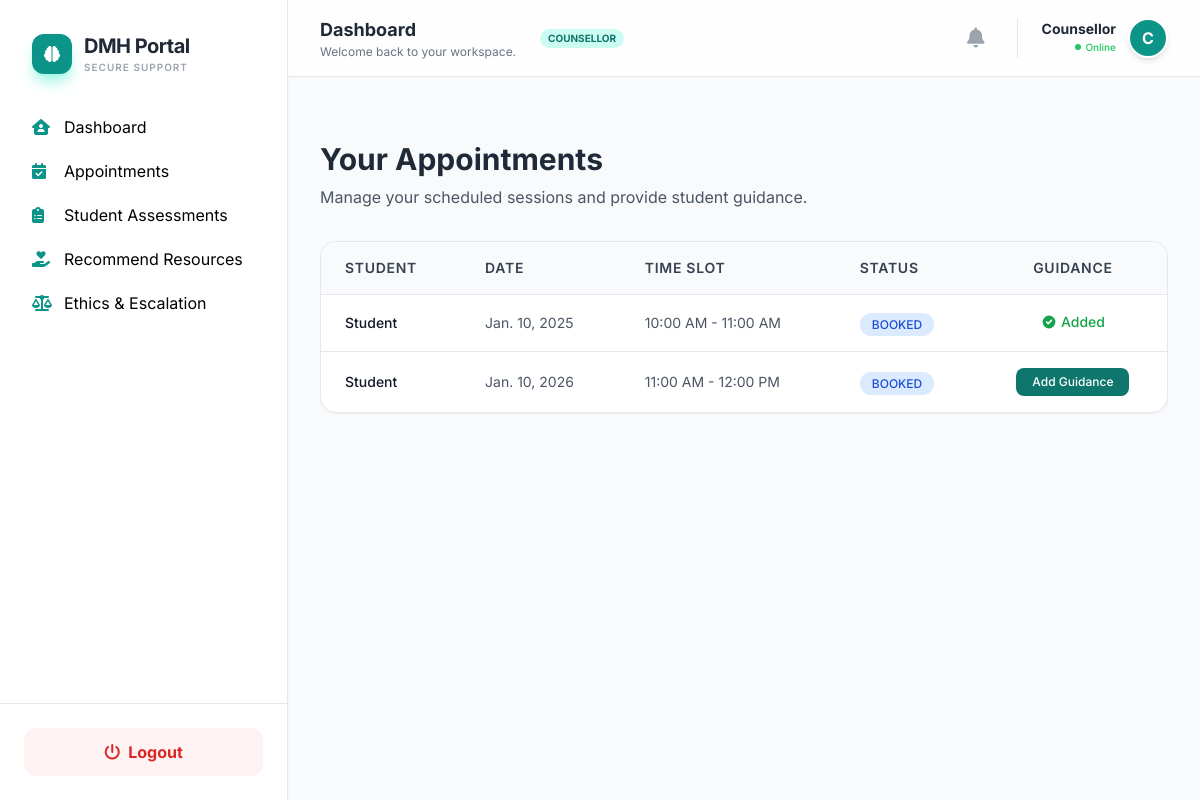
Before: /appointments/counsellor/ (signed in) with the older database file.
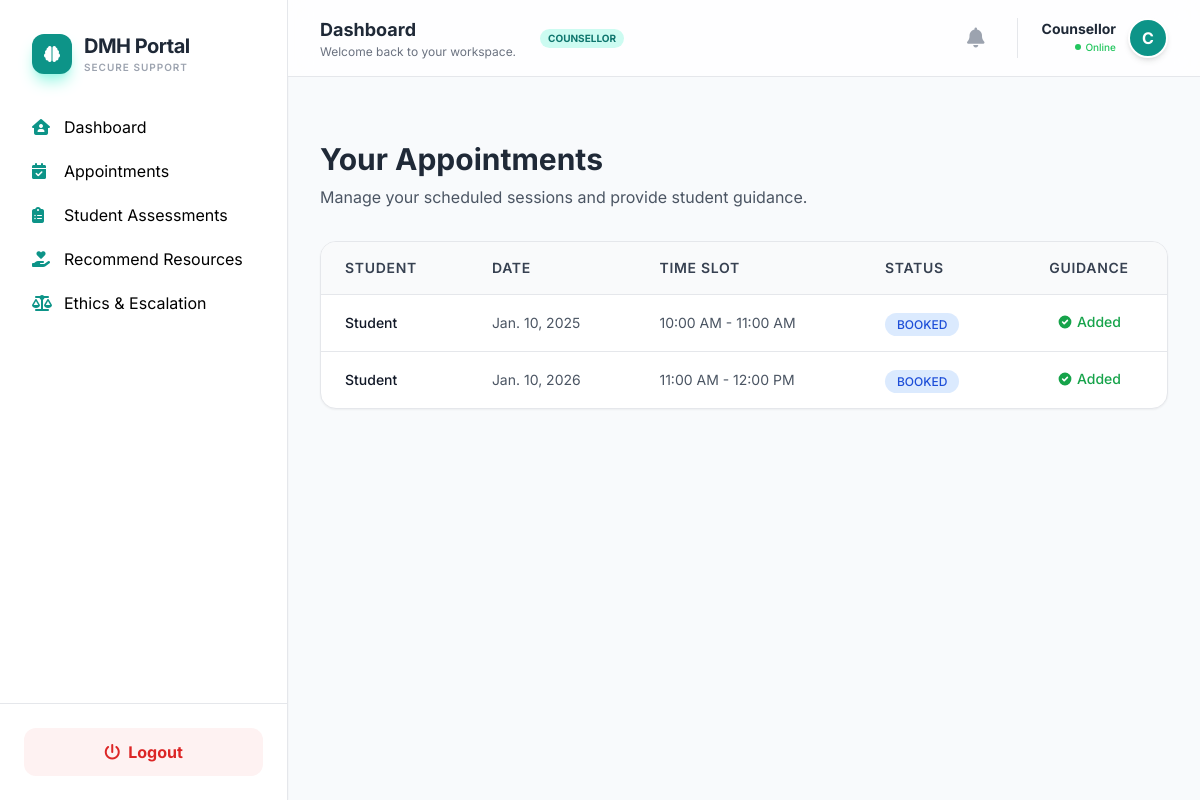
After: the same page with the newer database file.
### appointments/models.py (models this page shows, shortened)
class Appointment(models.Model):
    STATUS_CHOICES = (
        ('BOOKED', 'Booked'),
        ('COMPLETED', 'Completed'),
    )
    student = models.ForeignKey(
        settings.AUTH_USER_MODEL,
        on_delete=models.CASCADE,
        related_name='appointments'
    )
    counsellor = models.ForeignKey(
        settings.AUTH_USER_MODEL,
        on_delete=models.CASCADE,
        related_name='counsellor_appointments'
    )
    date = models.DateField()
    time_slot = models.CharField(max_length=50)
    status = models.CharField(max_length=20, choices=STATUS_CHOICES, default='BOOKED')
    guidance_message = models.TextField(blank=True)
    created_at = models.DateTimeField(auto_now_add=True)

### accounts/models.py (models this page shows, shortened)
class User(AbstractUser):
    ROLE_CHOICES = (
        ('student', 'Student'),
        ('counsellor', 'Counsellor'),
        ('peer', 'Peer Volunteer'),
        ('admin', 'Admin'),
    )
    role = models.CharField(max_length=20, choices=ROLE_CHOICES, default='student')
    anonymous_id = models.UUIDField(default=uuid.uuid4, editable=False)
    is_approved = models.BooleanField(default=False)
    login_count = models.PositiveIntegerField(default=0) # Track login counts

### appointments/views.py (the view)
# urls.py: path('counsellor/', counsellor_appointments, name='counsellor_appointments'),
@login_required
def counsellor_appointments(request):
    if request.user.role != 'counsellor':
        return redirect('home')
    appointments = Appointment.objects.filter(counsellor=request.user)
    return render(request, 'appointments/counsellor_list.html', {
        'appointments': appointments
    })

### dashboard/context_processors.py (called while the page is built)
def notification_context(request):
    if request.user.is_authenticated:
        notifications = Notification.objects.filter(user=request.user).order_by('-created_at')[:5]
        unread_count = Notification.objects.filter(user=request.user, is_read=False).count()
        return {
            'nav_notifications': notifications,
            'unread_notif_count': unread_count
        }
    return {}

### templates/appointments/counsellor_list.html (shortened to what this page needs)
{% extends "base2.html" %}
{% block content %}
<div class="max-w-7xl mx-auto py-8">
    <div class="mb-8">
        <h1 class="text-3xl font-bold text-gray-800">Your Appointments</h1>
        <p class="text-gray-600 mt-2">Manage your scheduled sessions and provide student guidance.</p>
    </div>
    <div class="bg-white rounded-2xl border border-gray-200 shadow-sm overflow-hidden">
        <table class="w-full text-left border-collapse">
            <thead class="bg-gray-50 border-b border-gray-200">
                <tr>
                    <th class="px-6 py-4 text-sm font-semibold text-gray-700 uppercase tracking-wider">Student</th>
                    <th class="px-6 py-4 text-sm font-semibold text-gray-700 uppercase tracking-wider">Date</th>
                    <th class="px-6 py-4 text-sm font-semibold text-gray-700 uppercase tracking-wider">Time Slot</th>
                    <th class="px-6 py-4 text-sm font-semibold text-gray-700 uppercase tracking-wider">Status</th>
                    <th class="px-6 py-4 text-sm font-semibold text-gray-700 uppercase tracking-wider text-center">Guidance</th>
                </tr>
            </thead>
            <tbody class="divide-y divide-gray-200">
                {% for a in appointments %}
                <tr class="hover:bg-gray-50 transition-colors">
                    <td class="px-6 py-4 text-sm font-medium text-gray-900">{{ a.student.username }}</td>
                    <td class="px-6 py-4 text-sm text-gray-600">{{ a.date }}</td>
                    <td class="px-6 py-4 text-sm text-gray-600">{{ a.time_slot }}</td>
                    <td class="px-6 py-4">
                        <span class="px-3 py-1 rounded-full text-xs font-medium
                            {% if a.status == 'BOOKED' %}bg-blue-100 text-blue-700
                            {% elif a.status == 'COMPLETED' %}bg-green-100 text-green-700
                            {% else %}bg-gray-100 text-gray-700{% endif %}">
                            {{ a.status }}
                        </span>
                    </td>
                    <td class="px-6 py-4 text-sm text-center">
                        {% if a.guidance_message %}
                            <span class="inline-flex items-center text-green-600 font-medium">
                                <svg class="w-4 h-4 mr-1" fill="currentColor" viewBox="0 0 20 20">
                                    <path fill-rule="evenodd" d="M10 18a8 8 0 100-16 8 8 0 000 16zm3.707-9.293a1 1 0 00-1.414-1.414L9 10.586 7.707 9.293a1 1 0 00-1.414 1.414l2 2a1 1 0 001.414 0l4-4z" clip-rule="evenodd"></path>
                                </svg>
                                Added
                            </span>
                        {% else %}
                            <a href="/appointments/guidance/{{ a.id }}/"
                               class="inline-block px-4 py-1.5 bg-teal-700 text-white rounded-lg text-xs font-medium hover:bg-teal-800 transition">
                                Add Guidance
                            </a>
                        {% endif %}
                    </td>
                </tr>
                {% empty %}
                <tr>
                    <td colspan="5" class="px-6 py-12 text-center text-gray-500 italic">
                        No appointments found.
                    </td>
                </tr>
                {% endfor %}
            </tbody>
        </table>
    </div>
</div>
{% endblock %}

Changed rows visible on the page:
changed Appointment "Jan. 10, 2026": guidance_message "Add Guidance" → "Added"
